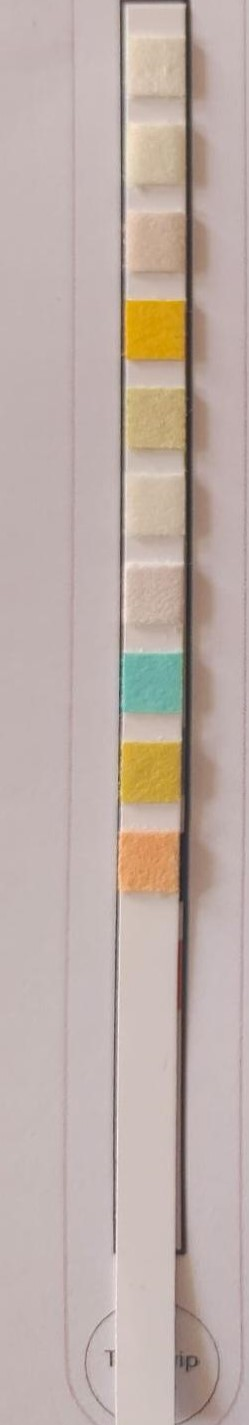
#> input picture strip/sample/image1.jpg, 249 x 1425 px, found by its file name
$ python rectangle.py
#> lines starting #> are read from the running program, lines starting #| are printed output that depends on the picture; after the words box and inside, x2 and y2 are one past the last pixel; in counts of white or black regions, pixels touching at a corner belong together
import cv2

# Load the image
image_path = 'sample/image1.jpg'  # Replace with the actual image path
image = cv2.imread(image_path)
#> image is the input picture: shape (1425, 249, 3); mean B, G, R 167.1, 173.6, 189.3

# Convert the image to grayscale
gray = cv2.cvtColor(image, cv2.COLOR_BGR2GRAY)
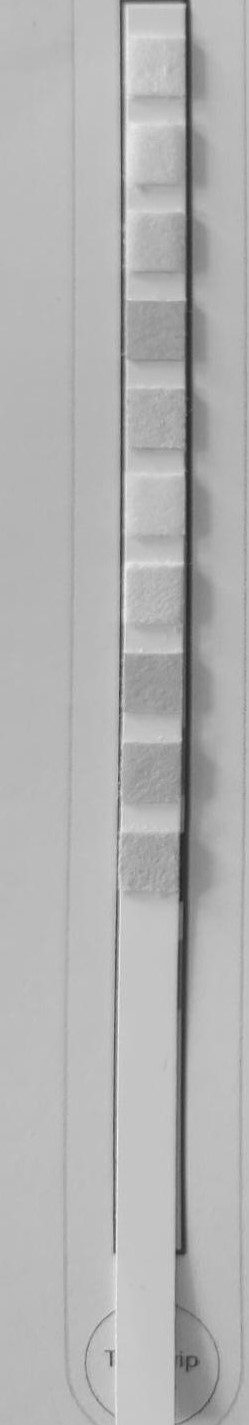
#> gray: shape (1425, 249); min 37, max 241, mean 177.6

# Apply thresholding or other preprocessing techniques if needed
# threshold = cv2.threshold(gray, 127, 255, cv2.THRESH_BINARY)[1]

# Detect contours in the image
contours, _ = cv2.findContours(gray, cv2.RETR_EXTERNAL, cv2.CHAIN_APPROX_SIMPLE)
#> contours = [[[0, 0], [0, 1424], [248, 1424], [248, 0]]]

# Iterate over the detected contours
for contour in contours:
    # Approximate the contour to a polygon with a certain epsilon value
    epsilon = 0.04 * cv2.arcLength(contour, True)
    approx = cv2.approxPolyDP(contour, epsilon, True)

    # Check if the contour has 4 corners (a rectangle or square)
    if len(approx) == 4:
        # Draw the contour on the original image
        cv2.drawContours(image, [approx], 0, (0, 255, 0), 2)

        # Get the coordinates of the corners
        corners = [tuple(point[0]) for point in approx]

        # Display the coordinates of the corners
        print('Corners:', corners)
#> this loop made 1 pass
#> (epsilon, corners) on pass 1: (133.8, [(0, 0), (0, 1424), (248, 1424), (248, 0)])
#| Corners: [(0, 0), (0, 1424), (248, 1424), (248, 0)]
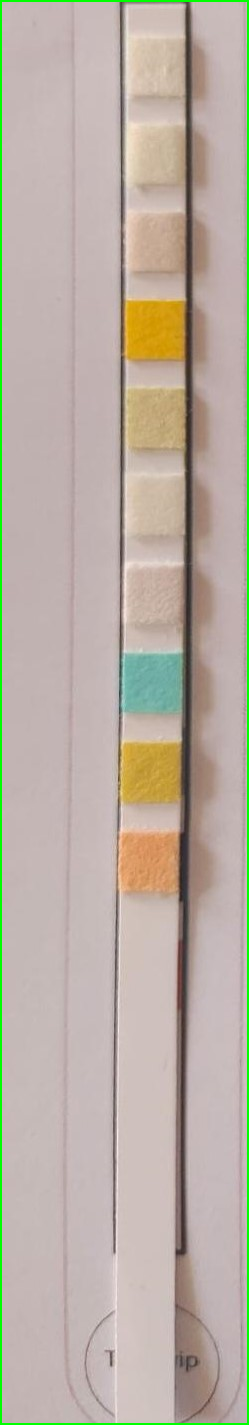
#> image: shape (1425, 249, 3); 1.88% of pixels changed, all inside (x1, y1, x2, y2) = (0, 0, 249, 1425)

# Display the image with detected rectangles/squares
cv2.imshow('Rectangles and Squares', image)
cv2.waitKey(0)
cv2.destroyAllWindows()

$ run again, with strip/sample/image3.jpg copied over strip/sample/image1.jpg
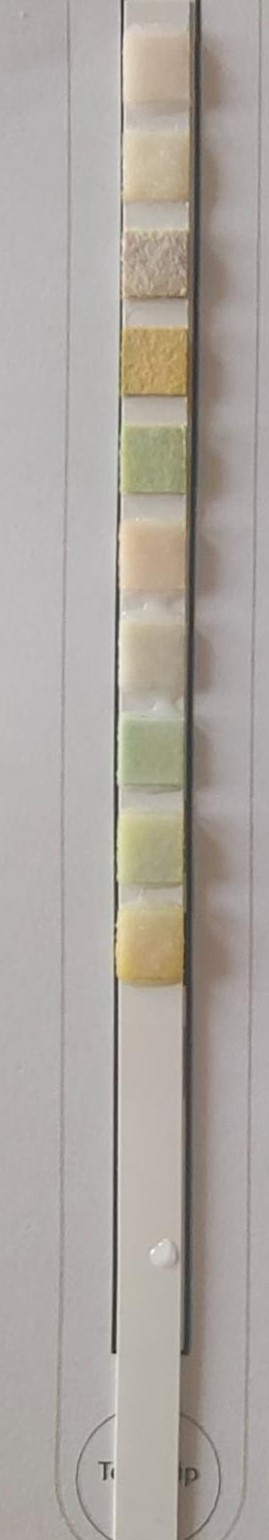
#> input picture strip/sample/image3.jpg, 269 x 1540 px, found by its file name
#> image is the input picture: shape (1540, 269, 3); mean B, G, R 159.6, 165.9, 172
#> `gray = cv2.cvtColor(image, cv2.COLOR_BGR2GRAY)`:
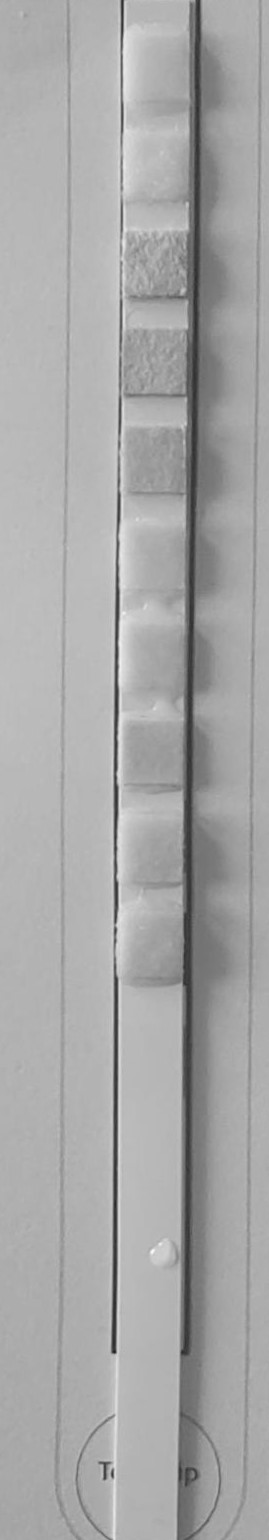
#> gray: shape (1540, 269); min 31, max 250, mean 167.1
#> contours = [[[0, 0], [0, 1539], [268, 1539], [268, 0]]]
#> the loop `for contour in contours:` made 1 pass
#> (epsilon, corners) on pass 1: (144.6, [(0, 0), (0, 1539), (268, 1539), (268, 0)])
#> (printed output is left out)
#> after the loop `for contour in contours:`:
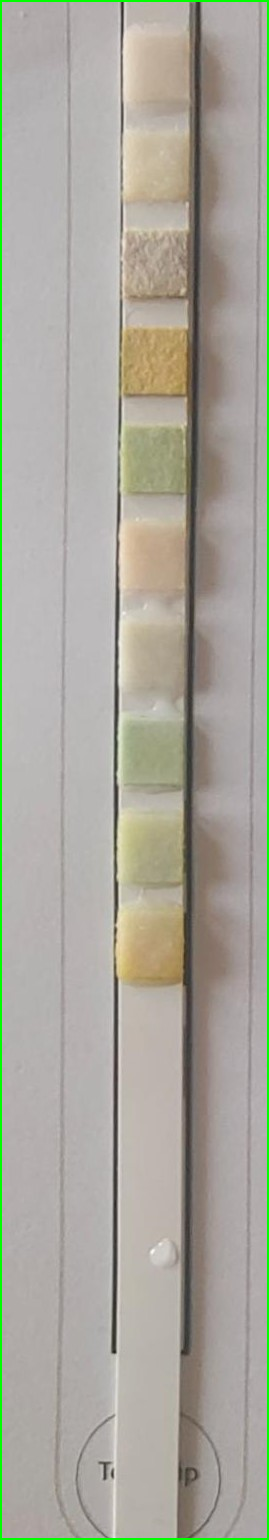
#> image: shape (1540, 269, 3); 1.74% of pixels changed, all inside (x1, y1, x2, y2) = (0, 0, 269, 1540)

$ run again, with strip/sample/image4.jpg copied over strip/sample/image1.jpg
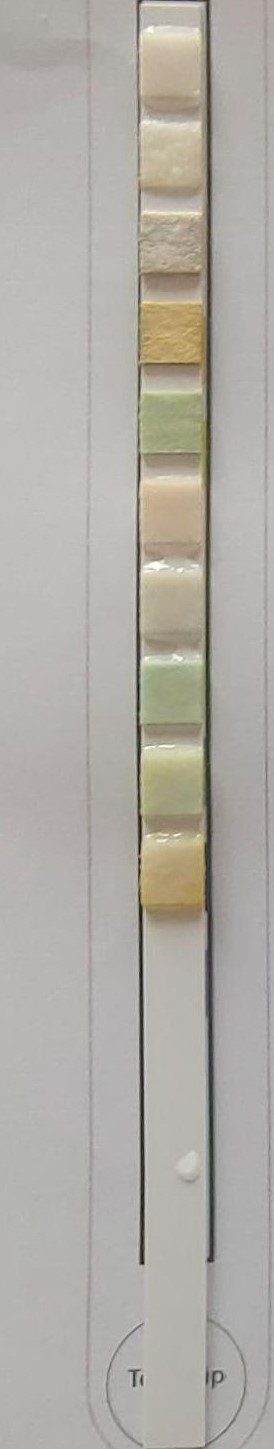
#> input picture strip/sample/image4.jpg, 274 x 1449 px, found by its file name
#> image is the input picture: shape (1449, 274, 3); mean B, G, R 165.8, 172.6, 175.7
#> `gray = cv2.cvtColor(image, cv2.COLOR_BGR2GRAY)`:
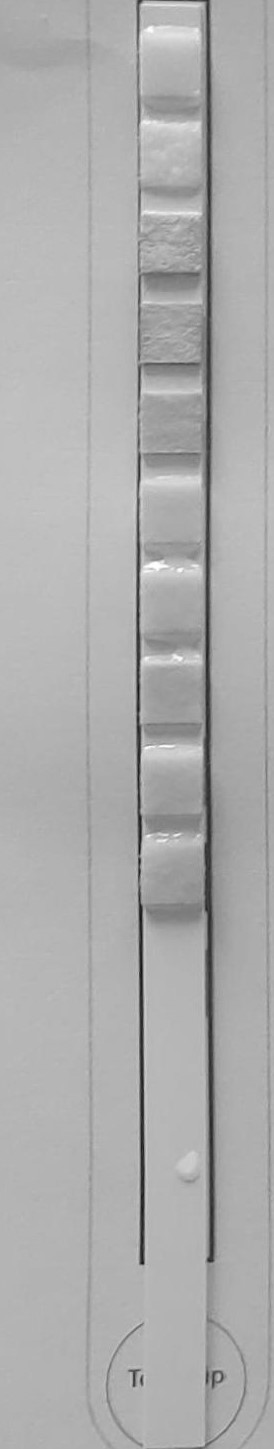
#> gray: shape (1449, 274); min 15, max 254, mean 172.8
#> contours = [[[0, 0], [0, 1448], [273, 1448], [273, 0]]]
#> the loop `for contour in contours:` made 1 pass
#> (epsilon, corners) on pass 1: (137.7, [(0, 0), (0, 1448), (273, 1448), (273, 0)])
#> (printed output is left out)
#> after the loop `for contour in contours:`:
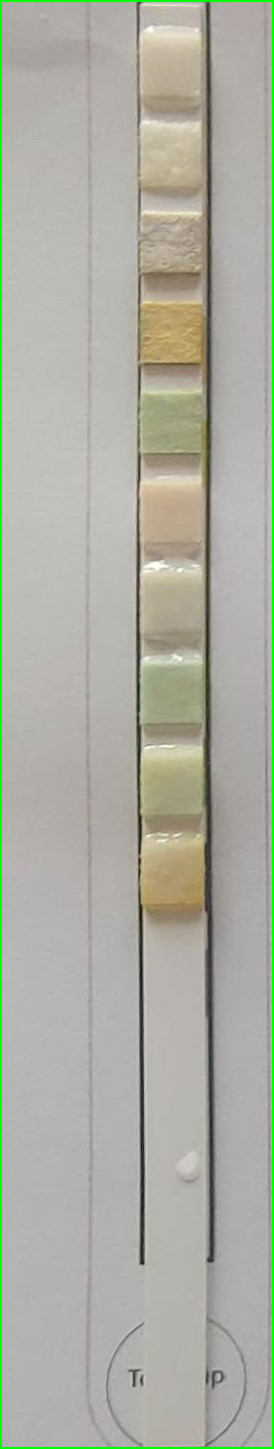
#> image: shape (1449, 274, 3); 1.73% of pixels changed, all inside (x1, y1, x2, y2) = (0, 0, 274, 1449)

$ run again, with strip/sample/image5.jpg copied over strip/sample/image1.jpg
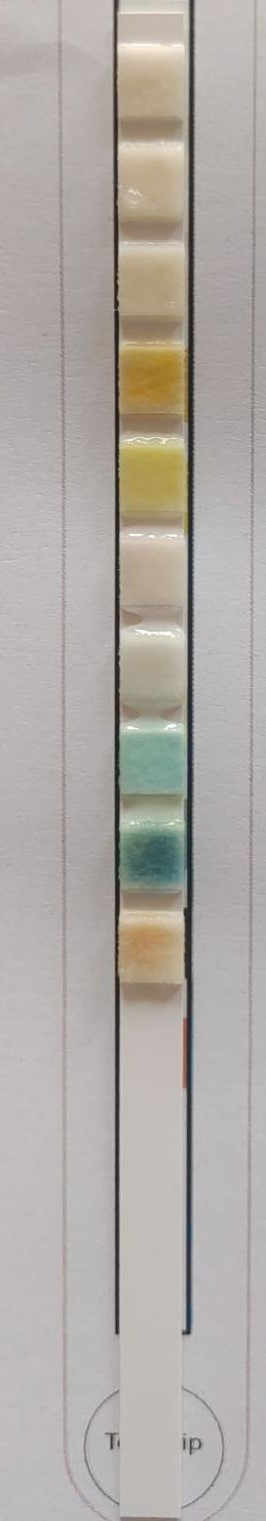
#> input picture strip/sample/image5.jpg, 266 x 1521 px, found by its file name
#> image is the input picture: shape (1521, 266, 3); mean B, G, R 165.5, 170.3, 176
#> `gray = cv2.cvtColor(image, cv2.COLOR_BGR2GRAY)`:
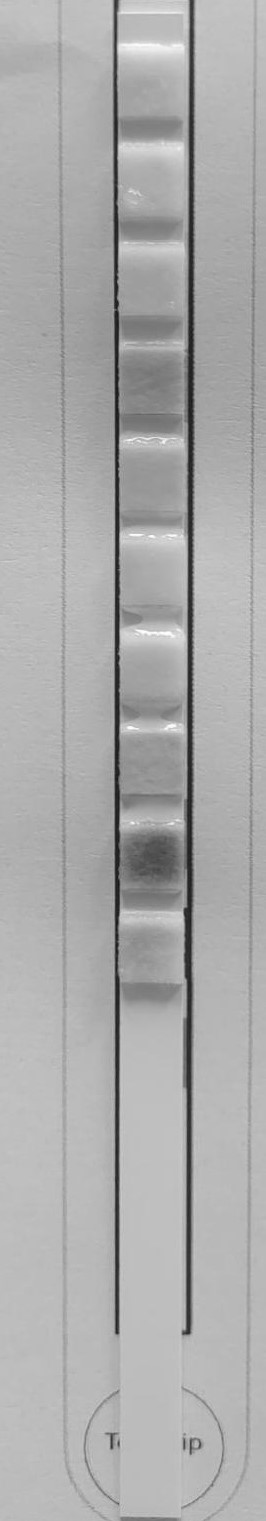
#> gray: shape (1521, 266); min 20, max 254, mean 171.5
#> contours = [[[0, 0], [0, 1520], [265, 1520], [265, 0]]]
#> the loop `for contour in contours:` made 1 pass
#> (epsilon, corners) on pass 1: (142.8, [(0, 0), (0, 1520), (265, 1520), (265, 0)])
#> (printed output is left out)
#> after the loop `for contour in contours:`:
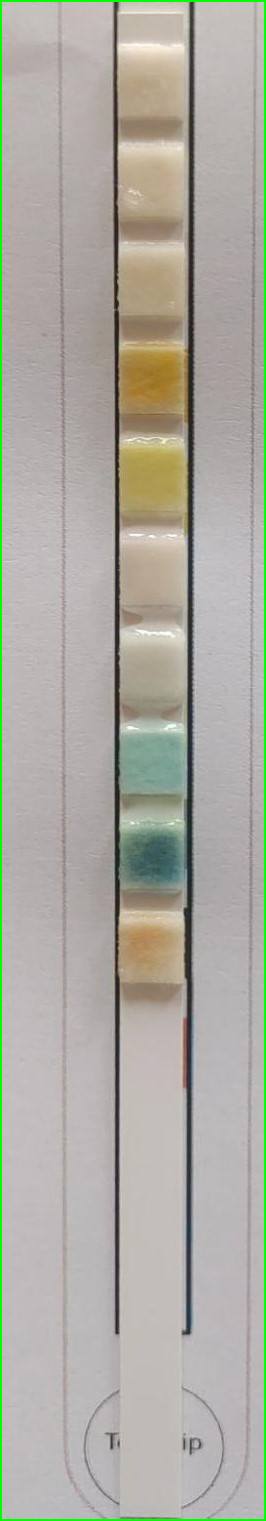
#> image: shape (1521, 266, 3); 1.76% of pixels changed, all inside (x1, y1, x2, y2) = (0, 0, 266, 1521)
